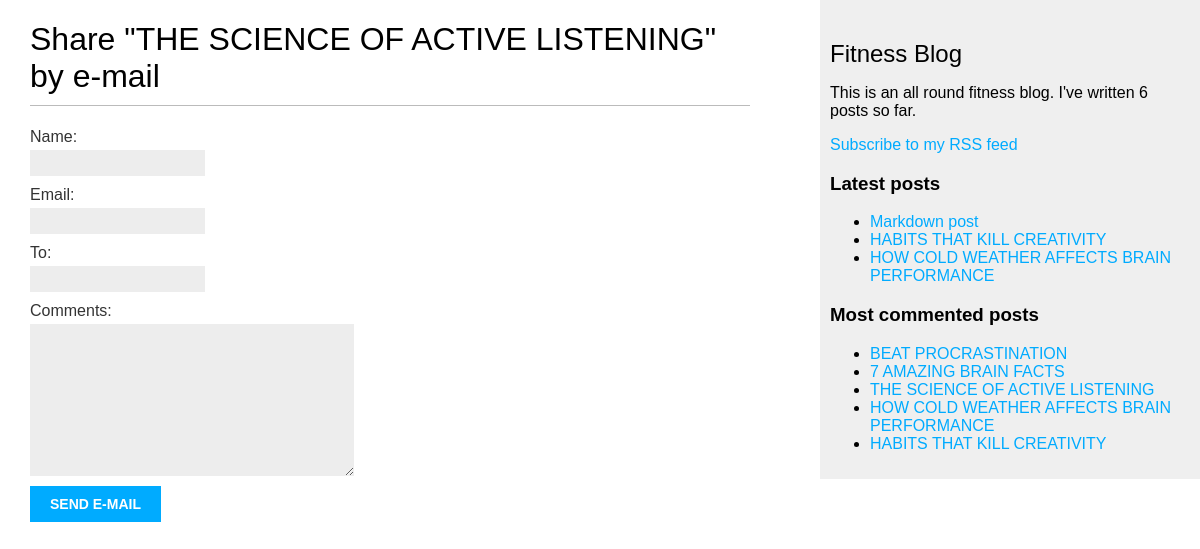
/blog/2/share/, run on the app's committed database.
### blog/models.py (models this page shows, shortened)
class Post(models.Model):
    class Status(models.TextChoices):#enumerate class Status by subclassing models.TextChoices.
         DRAFT = 'DF','Draft'#available choices for the post status are DRAFT and PUBLISHED.
         PUBLISHED = 'PB','Published'#Their respective values are DF and PB, and their labels or readable names are Draft and Published.
    title = models.CharField(max_length =250)
    body = models.TextField()
    slug = models.SlugField(max_length =250, unique_for_date='publish')
    created_at = models.DateTimeField(auto_now_add=True)
    updated_at = models.DateTimeField(auto_now_add=True)
    publish = models.DateTimeField(default=timezone.now)
    status = models.CharField(max_length =2, choices=Status.choices, default=Status.DRAFT)
    author = models.ForeignKey(User, on_delete=models.CASCADE, related_name='blog_posts')
    objects = models.Manager()# The default manager
    published = PublishedManager()# Our custom managerf
    tags = TaggableManager()
    class Meta:# this class defines metadata for the model
         ordering = ['-publish']#ordering attribute tells Django to sort results by the publish field
         indexes = [#This option allows database indexes for your model
              models.Index(fields=['-publish']),
         ]
    def get_absolute_url(self):#builds URL dynamically using the URL name defined in the URL patterns.
         return reverse('blog:post_detail', args=[self.publish.year,
                                                  self.publish.month,
                                                  self.publish.day,
                                                  self.slug])#parameters of the canonical URL for blog posts to match the new URL parameters.

### blog/views.py (the view)
# urls.py: path('<int:post_id>/share/', views.post_share, name='post_share'),
def post_share(request, post_id):
    post = get_object_or_404(Post, id=post_id, status=Post.Status.PUBLISHED)
    sent = False
    if request.method == 'POST':
        form = EmailPostForm(request.POST)
        if form.is_valid():
            cd = form.cleaned_data
            post_url = request.build_absolute_uri(
                post.get_absolute_url())
            subject = f"{cd['name']} recommends you read " \
                      f"{post.title}"
            message = f"Read {post.title} at {post_url}\n\n" \
                      f"{cd['name']}\'s comments: {cd['comments']}"
            send_mail(subject, message, 'carolgitongaofficial@gmail.com',
                     [cd['to']])
            sent = True
    else:
        form = EmailPostForm()
    return render(request, 'post/share.html', {'post': post, 'form': form, 'sent': sent})

### blog/forms.py
class EmailPostForm(forms.Form):
    name = forms.CharField(max_length=25)
    email = forms.EmailField()
    to = forms.EmailField()
    comments = forms.CharField(required=False, widget=forms.Textarea)

### blog/models.py (called while the page is built)
     def get_queryset(self):
          return super().get_queryset()\
          .filter(status=Post.Status.PUBLISHED)

### blog/templatetags/blog_tags.py (called while the page is built)
@register.simple_tag
def total_posts():
    return Post.published.count()

@register.inclusion_tag('post/latest_posts.html')
def show_latest_posts(count=5):
    latest_posts = Post.published.order_by('-publish')[:count]
    return {'latest_posts': latest_posts}

@register.simple_tag
def get_most_commented_posts(count=5):
    return Post.published.annotate(
                total_comments=Count('comments')
            ).order_by('-total_comments')[:count]

### blog/templates/post/share.html (shortened to what this page needs)
{% extends "blog/base.html" %}
{% block content %}
{% if sent %}
<h1>E-mail successfully sent</h1>
<p>
    "{{ post.title}}" was successfully sent to {{ form.cleaned_data.to }}.
</p>
{% else %}
<h1>Share "{{ post.title }}" by e-mail</h1>
<form method="post">
    {{ form.as_p }}
    <input type="submit" value="Send e-mail">
</form>
{% endif %}
{% endblock %}

### blog/templates/blog/base.html (shortened to what this page needs)
{% load blog_tags %}
{% load static %}
<!DOCTYPE html>
<html lang="en">
<head>
    <link href="{% static "css/blog.css" %}" rel="stylesheet">
</head>
<body>
    <div id="content">
       {% block content %}
       {% endblock %}
    </div>
    <div id="sidebar">
        <h2>Fitness Blog</h2>
        <p>This is an all round fitness blog.
            I've written {% total_posts %} posts so far.
        </p>
        <p>
            <a href="{% url "blog:post_feed" %}">
                Subscribe to my RSS feed
            </a>
        </p>
        <h3>Latest posts</h3>
        {% show_latest_posts 3 %}
        <h3>Most commented posts</h3>
        {% get_most_commented_posts as most_commented_posts %}
        <ul>
            {% for post in most_commented_posts %}
            <li>
            <a href="{{ post.get_absolute_url }}">{{ post.title }}</a>
            </li>
            {% endfor %}
            </ul>
    </div>
</body>
</html>

### blog/templates/post/latest_posts.html
<ul>
    {% for post in latest_posts %}
    <li>
    <a href="{{ post.get_absolute_url }}">{{ post.title }}</a>
    </li>
    {% endfor %}
</ul>

### blog/static/css/blog.css (style rules this page uses)
body { margin:0; padding:0; font-family:helvetica, sans-serif; }
a { color:#00abff; text-decoration:none; }
h1 { font-weight:normal; border-bottom:1px solid #bbb; padding:0 0 10px 0; }
h2 { font-weight:normal; margin:30px 0 0; }
#content { float:left; width:60%; padding:0 0 0 30px; }
#sidebar { float:right; width:30%; padding:10px; background:#efefef; height:100%; }
label { float:left; clear:both; color:#333; margin-bottom:4px; }
input, textarea { clear:both; float:left; margin:0 0 10px; background:#ededed; border:0; padding:6px 10px; font-size:12px; }
input[type=submit] { font-weight:bold; background:#00abff; color:#fff; padding:10px 20px; font-size:14px; text-transform:uppercase; }

### data on the page
Post: title "THE SCIENCE OF ACTIVE LISTENING"
Post: title "Markdown post"
Post: title "HABITS THAT KILL CREATIVITY"
Post: title "HOW COLD WEATHER AFFECTS BRAIN PERFORMANCE"
Post: title "BEAT PROCRASTINATION"
Post: title "7 AMAZING BRAIN FACTS"
